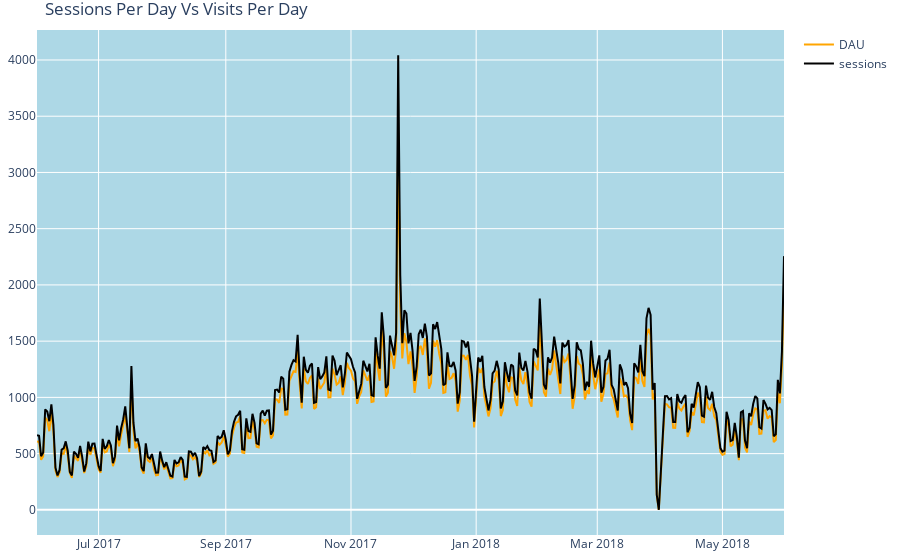

Write notebook code for a chart like this one.
### Markdown cell above
4.1.3 Sessions v.s. visits per day

### Code cell
fig = go.Figure()

fig.add_trace(go.Scatter(x=visits.groupby(visits['day'].dt.date)['uid'].nunique().reset_index()['day'], 
                        y=visits.groupby(visits['day'].dt.date)['uid'].nunique().reset_index()['uid'],
                    mode='lines',
                    name='DAU',line = dict(color='orange', width=2 )))

fig.add_trace(go.Scatter(x=visits.groupby(visits['day'].dt.date)['uid'].count().reset_index()['day'], 
                        y=visits.groupby(visits['day'].dt.date)['uid'].count().reset_index()['uid'],
                    mode='lines',
                    name='sessions',line = dict(color='black', width=2 )))


fig.update_layout(
    showlegend=True,
    plot_bgcolor="lightblue",
    margin=dict(t=30,l=8,b=8,r=10),title= "Sessions Per Day Vs Visits Per Day")

### Figure 1 — Plotly figure (JSON) as saved in the notebook; plotly's stock layout.template omitted (floating-point values rounded to 4 significant figures; data arrays with more than 128 entries replaced by an {"elided": "..."} marker saying what was removed)
{"data": [{"line": {"color": "orange", "width": 2}, "mode": "lines", "name": "DAU", "type": "scatter", "x": {"elided": "364 str values"}, "y": {"elided": "364 int values"}}, {"line": {"color": "black", "width": 2}, "mode": "lines", "name": "sessions", "type": "scatter", "x": {"elided": "364 str values"}, "y": {"elided": "364 int values"}}], "layout": {"margin": {"b": 8, "l": 8, "r": 10, "t": 30}, "plot_bgcolor": "lightblue", "showlegend": true, "title": {"text": "Sessions Per Day Vs Visits Per Day"}}}
